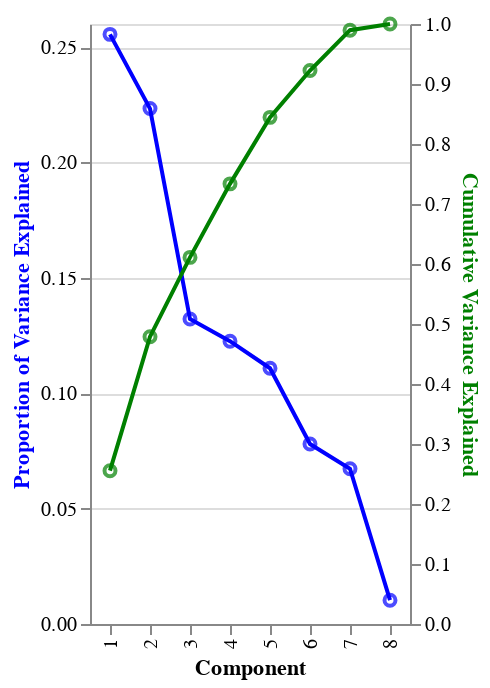

This figure's notebook cell:
### Code cell
## (iv) plot variance explained

# encode component axis only as base layer
base = alt.Chart(pcvars).encode(
    x = alt.X('Component:O', title = 'Component')
)

# make a base layer for the proportion of variance explained
prop_var_base = base.encode(
    y = alt.Y('Proportion of variance explained:Q', axis = alt.Axis(titleColor ='blue'), title = 'Proportion of Variance Explained')
)
# make a base layer for the cumulative variance explained
cum_var_base = base.encode(
    y = alt.Y('Cumulative variance explained:Q', axis = alt.Axis(titleColor='green'), title = 'Cumulative Variance Explained')
)

# add points and lines to each base layer
prop_var = prop_var_base.mark_point(color = 'blue') + prop_var_base.mark_line(color = 'blue')
cum_var = cum_var_base.mark_point(color = 'green') + cum_var_base.mark_line(color = 'green')

# layer the layers
fig6 = alt.layer(prop_var, cum_var).resolve_scale(y = 'independent')

# display
fig6

### Figure 1 — Vega-Lite specification as saved in the notebook (floating-point values rounded to 4 significant figures)
{"$schema": "https://vega.github.io/schema/vega-lite/v5.14.1.json", "config": {"view": {"continuousHeight": 300, "continuousWidth": 300}}, "data": {"name": "data-25137a97b439a9cc5ec531150f0306db"}, "datasets": {"data-25137a97b439a9cc5ec531150f0306db": [{"Component": 1, "Cumulative variance explained": 0.2555, "Proportion of variance explained": 0.2555}, {"Component": 2, "Cumulative variance explained": 0.4789, "Proportion of variance explained": 0.2234}, {"Component": 3, "Cumulative variance explained": 0.611, "Proportion of variance explained": 0.1321}, {"Component": 4, "Cumulative variance explained": 0.7336, "Proportion of variance explained": 0.1225}, {"Component": 5, "Cumulative variance explained": 0.8444, "Proportion of variance explained": 0.1108}, {"Component": 6, "Cumulative variance explained": 0.9224, "Proportion of variance explained": 0.07799}, {"Component": 7, "Cumulative variance explained": 0.9897, "Proportion of variance explained": 0.0673}, {"Component": 8, "Cumulative variance explained": 1, "Proportion of variance explained": 0.01032}]}, "layer": [{"layer": [{"encoding": {"x": {"field": "Component", "title": "Component", "type": "ordinal"}, "y": {"axis": {"titleColor": "blue"}, "field": "Proportion of variance explained", "title": "Proportion of Variance Explained", "type": "quantitative"}}, "mark": {"color": "blue", "type": "point"}}, {"encoding": {"x": {"field": "Component", "title": "Component", "type": "ordinal"}, "y": {"axis": {"titleColor": "blue"}, "field": "Proportion of variance explained", "title": "Proportion of Variance Explained", "type": "quantitative"}}, "mark": {"color": "blue", "type": "line"}}]}, {"layer": [{"encoding": {"x": {"field": "Component", "title": "Component", "type": "ordinal"}, "y": {"axis": {"titleColor": "green"}, "field": "Cumulative variance explained", "title": "Cumulative Variance Explained", "type": "quantitative"}}, "mark": {"color": "green", "type": "point"}}, {"encoding": {"x": {"field": "Component", "title": "Component", "type": "ordinal"}, "y": {"axis": {"titleColor": "green"}, "field": "Cumulative variance explained", "title": "Cumulative Variance Explained", "type": "quantitative"}}, "mark": {"color": "green", "type": "line"}}]}], "resolve": {"scale": {"y": "independent"}}}
